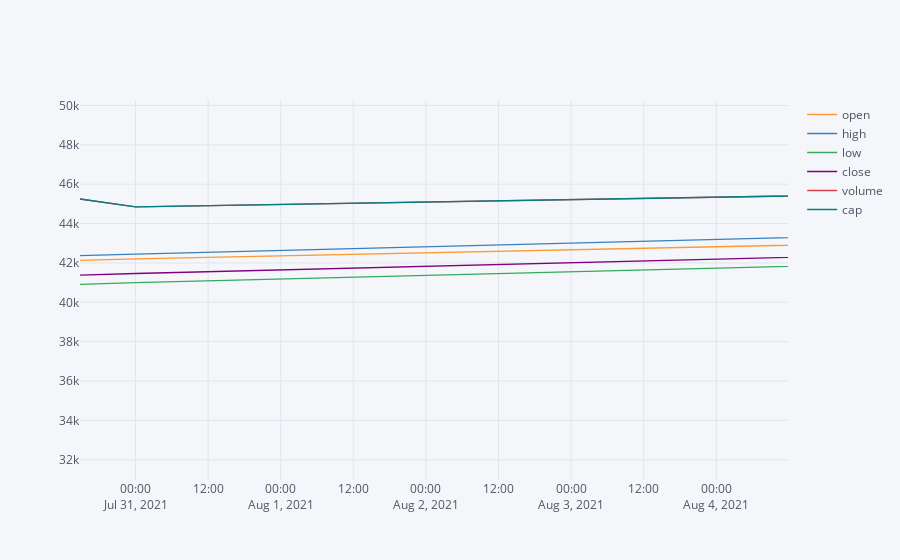

Source (notebook cell):
### Code cell
plyo.iplot(test_df.iplot(asFigure=True), image='png', filename='ply_01' )

### Figure 1 — Plotly figure (JSON) as saved in the notebook; plotly's stock layout.template omitted (floating-point values rounded to 4 significant figures)
{"data": [{"line": {"color": "rgba(255, 153, 51, 1.0)", "dash": "solid", "shape": "linear", "width": 1.3}, "mode": "lines", "name": "open", "text": "", "type": "scatter", "x": ["2021-05-31", "2021-06-30", "2021-07-31", "2021-08-31", "2021-09-30"], "y": [35640.0, 35910.0, 42210.0, 46980.0, 41520.0]}, {"line": {"color": "rgba(55, 128, 191, 1.0)", "dash": "solid", "shape": "linear", "width": 1.3}, "mode": "lines", "name": "high", "text": "", "type": "scatter", "x": ["2021-05-31", "2021-06-30", "2021-07-31", "2021-08-31", "2021-09-30"], "y": [37499, 36100, 42448, 48250.0, 44140.0]}, {"line": {"color": "rgba(50, 171, 96, 1.0)", "dash": "solid", "shape": "linear", "width": 1.3}, "mode": "lines", "name": "low", "text": "", "type": "scatter", "x": ["2021-05-31", "2021-06-30", "2021-07-31", "2021-08-31", "2021-09-30"], "y": [34150.0, 34020.0, 41000.0, 46700, 41410.0]}, {"line": {"color": "rgba(128, 0, 128, 1.0)", "dash": "solid", "shape": "linear", "width": 1.3}, "mode": "lines", "name": "close", "text": "", "type": "scatter", "x": ["2021-05-31", "2021-06-30", "2021-07-31", "2021-08-31", "2021-09-30"], "y": [37250.0, 35045, 41460.0, 47100.0, 43820.0]}, {"line": {"color": "rgba(219, 64, 82, 1.0)", "dash": "solid", "shape": "linear", "width": 1.3}, "mode": "lines", "name": "volume", "text": "", "type": "scatter", "x": ["2021-05-31", "2021-06-30", "2021-07-31", "2021-08-31", "2021-09-30"], "y": [94160.0, 77150.0, 44850.0, 48650.0, 46380.0]}, {"line": {"color": "rgba(0, 128, 128, 1.0)", "dash": "solid", "shape": "linear", "width": 1.3}, "mode": "lines", "name": "cap", "text": "", "type": "scatter", "x": ["2021-05-31", "2021-06-30", "2021-07-31", "2021-08-31", "2021-09-30"], "y": [94160.0, 77150.0, 44850.0, 48650.0, 46380.0]}], "layout": {"autosize": true, "legend": {"bgcolor": "#F5F6F9", "font": {"color": "#4D5663"}}, "paper_bgcolor": "#F5F6F9", "plot_bgcolor": "#F5F6F9", "title": {"font": {"color": "#4D5663"}}, "xaxis": {"autorange": false, "gridcolor": "#E1E5ED", "range": ["2021-07-30 14:49:16.7398", "2021-08-04 11:50:58.3072"], "showgrid": true, "tickfont": {"color": "#4D5663"}, "title": {"font": {"color": "#4D5663"}, "text": ""}, "type": "date", "zerolinecolor": "#E1E5ED"}, "yaxis": {"autorange": false, "gridcolor": "#E1E5ED", "range": [30970.0, 50280.0], "showgrid": true, "tickfont": {"color": "#4D5663"}, "title": {"font": {"color": "#4D5663"}, "text": ""}, "type": "linear", "zerolinecolor": "#E1E5ED"}}}
